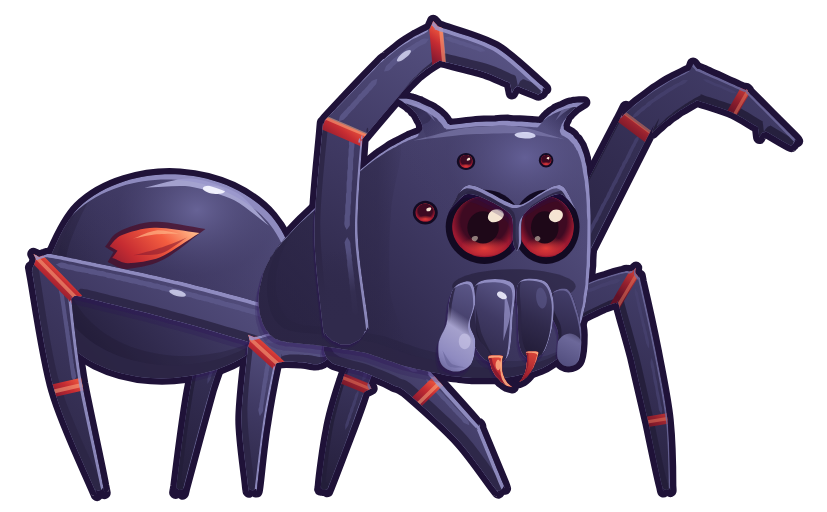

Write Python code to recreate this figure.
# L'araignée bondissante (monstre RAPIDE du clan d'Arachné, terre ; dessin du jeu « mon-arachne-rapide ») redessinée
# en VECTORIEL lisse, dans le style moderne de l'interface (refonte des monstres, demande du propriétaire du
# 27/11/2026, sur le modèle validé de Kael : ../../heros/kael/kael.py ; même clan et même famille que Nyrra, l'araignée
# tisseuse : ../../heros/nyrra/).
#
#   python3 refonte-graphique/ui-moderne/monstres/araignee-bondissante/araignee-bondissante.py
#       → araignee-bondissante.svg + images du jeu (512 et 160 px de haut)
#
# Même créature que le pixel art (refonte-graphique/pixel/hd/monstres/araignee-bondissante.txt) : une petite araignée
# SAUTEUSE noire laquée violacée, ramassée et prête à bondir, trois quarts vers la droite. Corps bas, l'avant relevé ;
# la grande patte arrière proche repliée en Z (cuisse vers l'arrière le long de l'abdomen, genou qui dépasse derrière,
# pied ramené en avant : un ressort chargé) ; les deux pattes avant levées de part et d'autre de la tête comme des bras
# de boxeur, le bout pointé vers l'ennemi, épines dessous ; les autres pattes plantées en éventail (4 de chaque côté :
# les proches devant, plus claires ; les lointaines derrière, plus sombres).
# Tête : la face haute et carrée d'une araignée sauteuse, construite avec ../../heros/visage.py (3/4 léger) : deux
# ÉNORMES yeux principaux sur la même ligne (lentilles rouge sombre, lueur rouge en bas, pupille, éclat en haut à
# droite ; l'oeil du fond un peu plus étroit, en partie derrière l'arête entre les deux), une arcade de chitine qui
# descend vers le milieu (regard méchant), deux petits yeux sur le dessus et un sur le côté (perles rouges), deux touffes
# dressées aux coins de la tête (soudées au crâne), les deux chélicères laquées et deux crochets rouges recourbés l'un
# vers l'autre (le milieu = la « bouche » de visage.py), les pédipalpes pâles et poilus de chaque côté (petits gants).
# Abdomen : ovale laqué, un reflet net en croissant, la pointe de lance rouge (le signe du clan pour la bondissante)
# tournée vers la tête.
#
# Coordonnées = pixels du dessin pixel art (même toile : le point « sol » (64, 116) est le même), pour se poser au même
# endroit dans le jeu. Une seule lumière, en haut à droite ; un seul contour (atelier.py) ; chaque patte est UNE seule
# forme de la hanche à la pointe (outils.patte : jointures fondues, genou pointu, jamais de rond à la jointure).
import math
import os
import subprocess
import sys

HERE = os.path.dirname(os.path.abspath(__file__))
HEROS = os.path.join(HERE, '..', '..', 'heros')
sys.path.insert(0, HERE)
sys.path.insert(0, HEROS)
from atelier import Figure, Mat, sm, lock, ribbon, xf, ellipse, mchain, mT, mR, mS, mapp  # noqa: E402
from outils import patte, norm, geom_shape  # noqa: E402
from visage import placer, verifier  # noqa: E402

ROOT = os.path.abspath(os.path.join(HERE, '..', '..', '..', '..'))
NOM = 'araignee-bondissante'
ID_JEU = 'mon-arachne-rapide'     # l'id du DESSIN dans le jeu : celui des images et de src/game/vecto.ts

# ---------- matières (tons du pixel art, passés à la gamme de l'interface ; les mêmes que Nyrra, même clan) ----------
CHIT = Mat('#9a96cc', '#5e5a8c', '#403a64', '#2c2646', '#1d1730', glint='#e4e6ff')      # chitine (devant)
CHITF = Mat('#6e6a9e', '#46416e', '#322c50', '#241e3a', '#17122a', glint='#b8b8e0')     # chitine des pattes du fond
HAIR = Mat('#8a86bc', '#56508a', '#3a3460', '#26203e', '#17142a')                       # les touffes de poils
RED = Mat('#ffb486', '#f45e40', '#c62c32', '#8a1a30', '#4a0e28')
REDF = Mat('#e87a5e', '#c83c38', '#94202e', '#621228', '#3a0a20')                      # anneaux lie-de-vin (fond)
PALP = Mat('#dcd8f4', '#b0acd8', '#8e8ac0', '#666298', '#48446e', glint='#f4f2ff')     # pédipalpes pâles (poils)
PALPF = Mat('#a8a4d0', '#8682b6', '#6c689a', '#4e4a7a', '#34305a', glint='#d0cdea')
EYE = ('#fff0dc', '#f0403a', '#9a1830', '#3e0a22', '#1e0818')     # éclat, lueur du bas, lentille, lentille sombre, pupille
EYE_DIM = ('#c8505a', '#a02a32', '#6e1226', '#300818', '#1a0614')  # clignement : l'éclat se ternit
SOCK = '#120a22'

GRD = 116.0
FEET = (64.0, 116.0)
FRAME = (4.0, 42.0, 126.0, 78.0)           # la boîte de l'image (x0, y0, largeur, hauteur) en pixels du dessin

# ---------- le visage (../../heros/visage.py) ----------
FACE_BOX = (63.6, 62.5, 93.0, 99.5)        # la face carrée (sans les touffes ni les pattes)
FACE_ARGS = dict(tour=18, az_oeil=20, y_oeil=0.38, l_oeil=0.33, y_nez=0.62, y_bouche=0.9, l_bouche=0.2)
V = placer(FACE_BOX, **FACE_ARGS)
EN = V['oeil_proche']                      # (x, y, largeur)
EF = V['oeil_fond']
MID = V['mediane']
EYE_H = EN[2] * 0.96                       # même hauteur pour les deux yeux (seule la largeur change en 3/4)

# ---------- le squelette ----------
#   breath : souffle 0..1 (le corps se soulève sur ses pattes, les pointes restent plantées) ; sp : déplacement du
#   corps ; rot : le corps se cabre (−) ou plonge (+) autour de PIV ; ab / abr / sw : l'abdomen se déplace, tourne
#   autour de son attache, se gonfle ; plant : {patte: 0..1} la pointe reste plantée (1) ou suit le corps (0, en
#   l'air) ; alt : {patte: {pose: poids}} d'autres poses de pattes (repère du corps), mélangées ; la : {patte levée:
#   (a, b)} la patte tourne de a autour de la hanche et se plie de b au genou ; tw : {patte: (dx, dy)} la pointe bouge ;
#   fang : les crochets s'ouvrent (0..1) ; pG / pD : les pédipalpes frémissent (degrés) ; eyes : les yeux s'embrasent ;
#   blink : l'éclat des yeux se ternit ; pale : elle pâlit (impact).
PIV = (52.0, 92.0)
AB_A = (45.0, 86.0)            # où l'abdomen s'accroche

LEGS = {
    # le fond (plus sombres, derrière) : F1 arrière … F4 avant levée
    'F1': dict(j=[(49.0, 93.0), (38.0, 90.5), (34.6, 101.0), (31.5, 116.0)], w=[4.0, 3.8, 3.2, 1.3], knee=1,
               rings=[(1, 1.2)], far=True, planted=True, wt=[1, 0.7, 0.35, 0]),
    'F2': dict(j=[(60.0, 93.0), (58.0, 100.4), (55.6, 108.0), (53.5, 116.0)], w=[4.0, 3.8, 3.2, 1.3], knee=1,
               rings=[(1, 0.0)], far=True, planted=True, wt=[1, 0.7, 0.35, 0]),
    'F3': dict(j=[(89.0, 90.0), (99.6, 85.4), (102.2, 96.0), (104.2, 106.0), (105.5, 116.0)],
               w=[4.4, 4.2, 3.6, 3.0, 1.3], knee=1, rings=[(1, 0.0), (3, 0.0)], far=True, planted=True,
               wt=[1, 0.75, 0.45, 0.2, 0]),
    'F4': dict(j=[(87.0, 88.0), (100.6, 61.4), (110.0, 54.8), (116.6, 57.4), (124.4, 63.4)],
               w=[5.4, 5.0, 4.6, 4.0, 1.4], knee=2, rings=[(1, 0.0), (3, 0.0)], far=True, planted=False,
               spines=[(3, 0.5)]),
    # devant
    'N1': dict(j=[(49.0, 93.0), (11.6, 83.4), (14.4, 101.0), (19.0, 116.0)], w=[6.4, 5.4, 4.4, 1.5], knee=1,
               rings=[(1, 0.0), (2, 0.0)], far=False, planted=True, wt=[1, 0.55, 0.25, 0]),
    'N2': dict(j=[(52.0, 95.0), (44.0, 95.4), (42.6, 106.0), (42.5, 116.0)], w=[5.0, 4.6, 3.6, 1.4], knee=1,
               rings=[(1, 0.0)], far=False, planted=True, wt=[1, 0.7, 0.3, 0]),
    'N3': dict(j=[(56.0, 95.0), (67.6, 100.0), (75.4, 108.0), (80.0, 116.0)], w=[5.4, 4.8, 3.8, 1.4], knee=1,
               rings=[(1, 2.2)], far=False, planted=True, wt=[1, 0.65, 0.3, 0]),
    'N4': dict(j=[(56.6, 91.0), (55.2, 77.6), (56.2, 62.0), (63.0, 54.4), (70.6, 48.6), (78.4, 51.0), (86.0, 55.6)],
               w=[7.0, 6.6, 6.2, 5.6, 5.0, 4.2, 1.5], knee=4, rings=[(2, 0.0), (4, 0.0)], far=False, planted=False,
               spines=[(5, 0.55)], root=11.0),
}
FAR = ['F1', 'F2', 'F3', 'F4']

# d'autres poses des pattes (repère du corps au repos), à mélanger (P['alt']) : même nombre de jointures
ALT = {
    # en plein vol : les pattes arrière traînent, tendues ; les pattes avant visent la proie
    'trail': {
        'N1': [(47.0, 96.0), (8.0, 92.0), (-1.0, 101.0), (-8.0, 108.0)],
        'N2': [(50.0, 98.0), (40.0, 102.0), (32.0, 107.0), (25.0, 111.0)],
        'N3': [(55.0, 99.5), (66.0, 104.0), (76.0, 108.0), (86.0, 110.0)],
        'F1': [(47.0, 95.0), (33.0, 94.0), (24.0, 101.0), (16.0, 106.0)],
        'F2': [(59.0, 94.0), (52.0, 100.0), (45.0, 105.0), (39.0, 109.0)],
        'F3': [(89.0, 90.0), (102.0, 88.0), (110.0, 96.0), (116.0, 101.0), (121.0, 104.0)],
        'N4': [(56.4, 96.0), (57.2, 80.0), (60.0, 64.0), (72.0, 55.0), (86.0, 55.0), (98.0, 59.0), (110.0, 65.0)],
        'F4': [(87.0, 88.0), (100.6, 62.0), (112.0, 58.0), (124.0, 62.0), (133.0, 70.0)],
    },
    # posée sur la proie : les deux pattes avant plantées dedans (tendues vers l'avant et vers le bas)
    'stab': {
        'N4': [(56.4, 96.0), (58.2, 80.0), (62.0, 64.0), (76.0, 54.0), (92.0, 58.0), (104.0, 66.0), (114.0, 76.0)],
        'F4': [(87.0, 88.0), (102.0, 62.0), (116.0, 60.0), (126.0, 67.0), (131.0, 80.0)],
    },
    # au sommet du grand bond : pattes repliées sous le corps
    'tuck': {
        'N1': [(47.0, 96.0), (8.0, 96.0), (14.0, 106.0), (24.0, 108.0)],
        'N2': [(50.0, 98.0), (40.0, 106.0), (48.0, 111.0), (56.0, 110.0)],
        'N3': [(55.0, 99.5), (66.0, 106.0), (77.0, 108.0), (86.0, 104.0)],
        'F1': [(47.0, 95.0), (32.0, 98.0), (38.0, 105.0), (46.0, 106.0)],
        'F2': [(59.0, 94.0), (55.0, 103.0), (62.0, 108.0), (70.0, 107.0)],
        'F3': [(89.0, 90.0), (104.0, 90.0), (110.0, 99.0), (108.0, 105.0), (104.0, 110.0)],
        'N4': [(56.4, 96.0), (55.7, 81.0), (57.0, 66.0), (65.0, 58.0), (73.0, 56.0), (80.0, 60.0), (85.0, 66.0)],
        'F4': [(87.0, 88.0), (100.0, 66.0), (108.0, 61.0), (114.0, 65.0), (118.0, 72.0)],
    },
    # le plongeon : pattes arrière relevées derrière, pattes avant tendues vers le bas-avant
    'dive': {
        'N1': [(47.0, 96.0), (6.0, 88.0), (-5.0, 92.0), (-13.0, 93.0)],
        'N2': [(50.0, 98.0), (37.0, 101.0), (29.0, 104.0), (21.0, 105.0)],
        'F1': [(47.0, 95.0), (30.0, 89.0), (20.0, 92.0), (12.0, 93.0)],
        'F2': [(59.0, 94.0), (50.0, 97.0), (43.0, 100.0), (36.0, 101.0)],
        'N4': [(56.4, 96.0), (58.2, 80.5), (62.0, 65.0), (76.0, 58.0), (90.0, 64.0), (100.0, 74.0), (108.0, 84.0)],
        'F4': [(87.0, 88.0), (102.0, 64.0), (116.0, 66.0), (124.0, 75.0), (128.0, 87.0)],
    },
    # elle revient en arrière : les pattes se tendent vers le sol pour se poser
    'land': {
        'N1': [(47.0, 96.0), (9.0, 90.0), (6.0, 103.0), (8.0, 113.0)],
        'N2': [(50.0, 98.0), (41.0, 101.0), (37.0, 108.0), (35.0, 115.0)],
        'N3': [(55.0, 99.5), (66.0, 103.0), (71.0, 110.0), (74.0, 116.0)],
        'F1': [(47.0, 95.0), (34.0, 95.0), (28.0, 104.0), (25.0, 112.0)],
        'F2': [(59.0, 94.0), (55.0, 101.0), (51.0, 107.0), (48.0, 113.0)],
        'F3': [(89.0, 90.0), (101.0, 88.0), (104.0, 98.0), (105.0, 106.0), (106.0, 113.0)],
    },
    # la garde qui se charge : les pattes avant dressées et reculées
    'cock': {
        'N4': [(56.4, 96.0), (54.0, 79.5), (53.6, 63.0), (58.0, 54.0), (64.0, 47.4), (71.6, 48.0), (78.0, 51.6)],
        'F4': [(87.0, 88.0), (97.0, 60.6), (105.0, 53.0), (111.6, 54.0), (118.0, 58.6)],
    },
}

REST = dict(breath=0.0, sp=(0.0, 0.0), rot=0.0, ab=(0.0, 0.0), abr=0.0, sw=0.0, plant=None, alt=None, la=None,
            tw=None, fang=0.0, pG=0.0, pD=0.0, eyes=0.0, blink=0.0, pale=0.0)


def add(a, b, k=1.0):
    return (a[0] + b[0] * k, a[1] + b[1] * k)


def lerp(a, b, t):
    return (a[0] + (b[0] - a[0]) * t, a[1] + (b[1] - a[1]) * t)


def rotp(p, c, deg):
    a = math.radians(deg)
    ca, sa = math.cos(a), math.sin(a)
    return (c[0] + (p[0] - c[0]) * ca - (p[1] - c[1]) * sa, c[1] + (p[0] - c[0]) * sa + (p[1] - c[1]) * ca)


def hexmix(a, b, t):
    ha = [int(a[i:i + 2], 16) for i in (1, 3, 5)]
    hb = [int(b[i:i + 2], 16) for i in (1, 3, 5)]
    return '#%02x%02x%02x' % tuple(round(x + (y - x) * t) for x, y in zip(ha, hb))


def leg_joints(name, P, BODY):
    """Les jointures d'une patte dans la pose P (repère du dessin)."""
    L = LEGS[name]
    J = list(L['j'])
    for k, w in ((P['alt'] or {}).get(name) or {}).items():
        if w and name in ALT[k]:
            A = ALT[k][name]
            # la hanche reste à sa place sur le corps (seules les jointures suivantes changent)
            J = [J[0]] + [add(p, (a[0] - r[0], a[1] - r[1]), w) for p, a, r in list(zip(J, A, L['j']))[1:]]
    a, b = ((P['la'] or {}).get(name) or (0.0, 0.0))
    if a or b:
        k = L['knee']
        J = [p if i <= k else rotp(p, J[k], b) for i, p in enumerate(J)]
        J = [rotp(p, J[0], a) for p in J]
    pl = (P['plant'] or {}).get(name, 1.0 if L['planted'] else 0.0)
    if L['planted'] and pl > 0:                         # posée : la pointe reste plantée, les genoux suivent
        out = []
        for p, w in zip(J, L['wt']):
            w2 = 1 - pl * (1 - w)
            out.append(lerp(p, mapp(BODY, p), w2))
        J = out
    else:
        J = [mapp(BODY, p) for p in J]
    tw = (P['tw'] or {}).get(name)
    if tw:
        J[-1] = add(J[-1], tw)
        J[-2] = add(J[-2], tw, 0.4)
    return J


def leg_part(fig, name, J):
    """Une patte : UNE forme, un liseré de lumière le long du dessus, des anneaux rouges, un éclat sur la cuisse."""
    L = LEGS[name]
    far = L['far']
    mat = CHITF if far else CHIT
    rr = REDF if far else RED
    shape, line, idx, out = patte(J, L['w'], knee=L['knee'], spike=0.8 if far else 1.0,
                                  spines=L.get('spines', ()), bulge=0.5)
    det = []
    n = len(line)
    for s in range(len(idx) - 2):
        i0, i1 = idx[s] + 1, idx[s + 1] - 1
        if i1 - i0 < 2:
            continue
        pts = []
        for i in range(i0, i1 + 1):
            a, b = line[max(0, i - 1)], line[min(n - 1, i + 1)]
            u = norm((b[0] - a[0], b[1] - a[1]))
            nv = (-u[1], u[0])
            if nv[0] * 0.6 - nv[1] * 0.8 < 0:
                nv = (-nv[0], -nv[1])
            w = line[i][2] * 0.24
            pts.append((line[i][0] + nv[0] * w, line[i][1] + nv[1] * w))
        wl = (0.8 if not far else 0.55) * (1.0 if s < (L['knee'] or 1) else 0.8)
        det.append((ribbon(pts, [0.1] + [wl] * (len(pts) - 2) + [0.1]), mat.light, 0.8))
    # les anneaux rouges (peints dans la patte : ils en font le tour)
    for (ji, k) in L['rings']:
        i = min(idx[ji] + max(1, int(round(k / 0.7))), idx[-1] - 1) if k else idx[ji]
        a, b = line[max(0, i - 2)], line[min(n - 1, i + 2)]
        u = norm((b[0] - a[0], b[1] - a[1]))
        nv = (-u[1], u[0])
        c = line[i]
        wv = 2.0 if not far else 1.6
        h = 6.0

        def quad(cx, cy, w_):
            return sm([(cx - u[0] * w_ / 2 + nv[0] * h, cy - u[1] * w_ / 2 + nv[1] * h),
                       (cx + u[0] * w_ / 2 + nv[0] * h, cy + u[1] * w_ / 2 + nv[1] * h),
                       (cx + u[0] * w_ / 2 - nv[0] * h, cy + u[1] * w_ / 2 - nv[1] * h),
                       (cx - u[0] * w_ / 2 - nv[0] * h, cy - u[1] * w_ / 2 - nv[1] * h)], sharp=(0, 1, 2, 3), t=0.2)
        det.append((quad(c[0], c[1], wv), ('lin', c[0] + 1.4, c[1] - 1.8, c[0] - 1.4, c[1] + 1.8,
                                           [(0, rr.light), (0.5, rr.base), (1, rr.shadow)]), 1))
        det.append((quad(c[0] + u[0] * wv * 0.22 + 0.3, c[1] + u[1] * wv * 0.22 - 0.4, wv * 0.3), rr.hi, 0.5))
    # un éclat net sur la cuisse
    if not far and L['knee']:
        s = L['knee'] - 1
        i = (idx[s] + idx[s + 1]) // 2
        p = line[i]
        a, b = line[idx[s]], line[idx[s + 1]]
        ang = math.degrees(math.atan2(b[1] - a[1], b[0] - a[0]))
        nv = norm((-(b[1] - a[1]), b[0] - a[0]))
        if nv[0] * 0.6 - nv[1] * 0.8 < 0:
            nv = (-nv[0], -nv[1])
        det.append((ellipse(p[0] + nv[0] * p[2] * 0.2, p[1] + nv[1] * p[2] * 0.2, 1.3, 0.45, ang), mat.glint, 0.75))
    if L.get('root'):
        # la racine se fond dans l'ombre sous la carapace (pas de bout de patte posé contre le corps)
        h0, h1 = J[0], J[1]
        u = norm((h1[0] - h0[0], h1[1] - h0[1]))
        e = (h0[0] + u[0] * L['root'], h0[1] + u[1] * L['root'])
        det.append((shape, ('lin', h0[0], h0[1], e[0], e[1], [(0, '#302a4c', 1), (0.4, '#302a4c', 0.9), (1, '#302a4c', 0)]), 1))
    fig.part(name, shape, mat, cel=1.1 if not far else 0.9, rim=0.5 if not far else 0.32,
             cast=(0.5 if L.get('root') else 1.0) if not far else 0.6,
             details=det)
    return line


def skeleton(P):
    br = P['breath']
    BODY = mchain(mT(P['sp'][0], P['sp'][1] - 0.9 * br), mR(P['rot'], *PIV))
    ABD = mchain(BODY, mT(P['ab'][0], P['ab'][1] + 0.3 * br), mR(P['abr'], *AB_A),
                 mS(1 + 0.03 * P['sw'] + 0.014 * br, 1 + 0.045 * P['sw'] + 0.02 * br, 30.0, 85.0))
    J = {k: leg_joints(k, P, BODY) for k in LEGS}
    return BODY, ABD, J


def poly_of(shape, n=8):
    """Une forme souple → la liste de ses points (chaque courbe de Bézier échantillonnée), pour shapely."""
    from shapely.geometry import Polygon
    s0, segs = shape.subs[0]
    out, p = [], s0
    for c1, c2, q in segs:
        for i in range(n):
            t = i / n
            a, b, c, d = (1 - t) ** 3, 3 * (1 - t) ** 2 * t, 3 * (1 - t) * t * t, t ** 3
            out.append((a * p[0] + b * c1[0] + c * c2[0] + d * q[0], a * p[1] + b * c1[1] + c * c2[1] + d * q[1]))
        p = q
    return Polygon(out).buffer(0)


def head_shape():
    """La carapace (céphalothorax) et sa face carrée, avec les deux touffes dressées aux coins de la tête, soudées au
    crâne en UNE forme (union, creux arrondis à la racine)."""
    ceph = sm([(45.6, 93.4), (43.4, 88.4), (44.8, 82.0), (49.6, 76.0), (56.4, 70.0), (62.6, 65.0), (68.6, 62.0),
               (75.6, 60.7), (83.2, 60.5), (89.0, 61.4), (92.2, 63.8), (93.6, 69.0), (94.0, 77.0), (93.6, 85.6),
               (92.0, 92.4), (88.4, 97.0), (82.0, 99.4), (74.0, 99.4), (66.6, 98.0), (59.6, 95.8), (52.0, 94.6)])
    g = poly_of(ceph)
    # les touffes : des mèches de poils lourdes et pointues, recourbées vers l'extérieur (celle du fond un peu plus
    # courte, décalée en arrière)
    tN = lock((71.2, 63.4), (70.2, 60.0), (67.8, 57.8), (64.6, 57.0), 4.0, n=12, bulge=0.2)
    tF = lock((87.4, 63.0), (88.4, 59.8), (90.4, 58.2), (93.0, 57.6), 3.4, n=12, bulge=0.2)
    for t in (tN, tF):
        g = g.union(poly_of(t))
    g = g.buffer(0.9, quad_segs=8).buffer(-0.9, quad_segs=8)
    return geom_shape(g, sharp_deg=55, simplify=0.03), tN, tF


def build(ow=0.95, pose=None, fx=None, frame=FRAME):
    P = dict(REST, **(pose or {}))
    fig = Figure(*frame, ow=ow)
    BODY, ABD, J = skeleton(P)
    lines = {}

    # ---- les pattes du fond ----
    for k in FAR:
        lines[k] = leg_part(fig, k, J[k])

    # ---- l'abdomen : ovale laqué, la pointe de lance rouge tournée vers la tête, un reflet en croissant ----
    abd = sm([(12.0, 80.4), (16.0, 73.6), (23.0, 69.6), (31.4, 68.6), (39.4, 70.6), (45.4, 75.0), (48.6, 81.6),
              (48.0, 88.6), (43.6, 94.6), (36.0, 98.6), (27.0, 99.6), (18.6, 97.4), (12.8, 92.6), (10.6, 86.4)])
    det = [(abd, ('rad', 34, 74, 22, 18, [(0, '#6a669a', 0.9), (0.55, CHIT.base, 0.35), (1, CHIT.base, 0)]), 1)]
    # le signe : une pointe de lance rouge (inventée), couchée sur la courbe du dos, la pointe vers la tête
    lance = xf(sm([(9.0, 0.0), (2.4, -2.3), (-2.6, -2.2), (-4.8, -0.9), (-3.8, 0.0), (-4.8, 0.9), (-2.6, 2.2),
                   (2.4, 2.3)], sharp=(0, 3, 4, 5), t=0.85), 25.6, 79.4, -12)
    det += [(lance.scale(1.12, 1.32, 26.6, 79.4), RED.deep, 0.75),
            (lance, ('lin', 31, 75, 22, 84, [(0, RED.hi), (0.3, RED.light), (0.7, RED.base), (1, RED.shadow)]), 1),
            (xf(ribbon([(-1.6, 1.2), (2.6, 1.4), (7.0, 0.3)], [0.1, 0.8, 0.1]), 25.6, 79.4, -12), RED.shadow, 0.6),
            (xf(ribbon([(-1.2, -1.3), (2.6, -1.5), (6.0, -0.6)], [0.1, 0.6, 0.1]), 25.6, 79.4, -12), RED.hi, 0.7)]
    # le reflet net (un seul, en croissant le long du dos)
    det += [(ribbon([(26.0, 70.6), (33.0, 69.8), (40.0, 72.0), (45.0, 76.4)], [0.1, 1.3, 1.1, 0.1]), '#b8b6e4', 0.8),
            (ellipse(36.6, 70.9, 1.7, 0.6, 8), '#f4f4ff', 0.95)]
    fig.part('abd', abd, CHIT, grad=(46, 70, 14, 98, [(0, '#5a5686'), (0.45, CHIT.base), (1, '#201a36')]),
             cel=2.0, rim=0.8, cast=0.8, details=det, occl=(CHIT.deep, 0.3, 3.4))
    fig.pose(['abd'], ABD)

    # ---- les pattes posées proches (leurs hanches passent sous le bord de la carapace) ----
    for k in ('N1', 'N2', 'N3'):
        lines[k] = leg_part(fig, k, J[k])

    # ---- la carapace et sa face (une forme, touffes comprises) ----
    head, tN, tF = head_shape()
    mx = lambda y: MID(y)   # noqa: E731  la ligne médiane du visage
    hdet = [(head, ('rad', 84, 66, 20, 16, [(0, '#66629a', 0.85), (0.6, CHIT.base, 0.3), (1, CHIT.base, 0)]), 1),
            # le flanc proche (derrière la face) plus sombre : la face carrée se lit en 3/4
            (sm([(42.0, 96.0), (42.0, 86.0), (50.0, 74.0), (60.0, 66.0), (65.0, 64.0), (63.6, 74.0), (63.4, 86.0),
                 (65.0, 99.0)]), ('lin', 66, 0, 48, 0, [(0, CHIT.shadow, 0.0), (0.25, CHIT.shadow, 0.45), (1, CHIT.shadow, 0.6)]), 1),
            # le bord du dessus de la face (lumière douce) et un reflet net
            (ribbon([(67.0, 63.4), (75.0, 62.0), (83.0, 61.8), (90.0, 63.2)], [0.1, 1.1, 1.1, 0.1]), '#8682b4', 0.6),
            (ellipse(84.0, 62.6, 1.6, 0.5, 2), '#e4e6ff', 0.85),
            # la racine des touffes : les poils foncés naissent de la chitine (fondu, sans bord)
            (tN, ('lin', 70.6, 62.6, 65.0, 57.0, [(0, HAIR.base, 0), (0.45, HAIR.base, 0.8), (1, HAIR.shadow, 1)]), 1),
            (tF, ('lin', 88.0, 62.4, 92.6, 57.6, [(0, HAIR.base, 0), (0.45, HAIR.base, 0.8), (1, HAIR.shadow, 1)]), 1),
            (ribbon([(70.4, 60.6), (68.8, 58.6), (66.4, 57.6)], [0.1, 0.6, 0.1]), HAIR.hi, 0.6),
            (ribbon([(88.6, 60.4), (90.0, 58.8), (91.8, 58.0)], [0.1, 0.5, 0.1]), HAIR.hi, 0.5),
            # l'ombre sous les yeux, où s'attachent les chélicères
            (ellipse(mx(86.0) - 0.4, 85.6, 9.4, 2.6, 0), CHIT.deep, 0.5)]
    fig.part('ceph', head, CHIT, grad=(94, 61, 50, 100, [(0, '#5e5a8c'), (0.45, CHIT.base), (1, '#221c3a')]),
             cel=1.6, rim=0.7, cast=1.0, details=hdet, occl=(CHIT.deep, 0.25, 2.6))
    face = ['ceph']

    def fpart(name, *a, **k):
        fig.part(name, *a, **k)
        face.append(name)

    # le pédipalpe lointain (derrière la chélicère lointaine) : court, poilu, un petit gant pâle au bout
    fpart('palpF', sm([(88.2, 86.6), (90.6, 86.2), (92.0, 89.6), (92.6, 93.0), (92.2, 96.8), (90.6, 97.8),
                       (89.0, 96.6), (89.0, 92.6), (87.8, 89.4)]), CHITF, cel=0.6, rim=0.3, cast=0.5,
          details=[(ellipse(90.8, 95.6, 2.2, 2.8), ('lin', 92, 92, 89, 98, [(0, PALPF.light, 0), (0.3, PALPF.base, 1), (1, PALPF.shadow, 1)]), 1)])
    # les chélicères : deux bulbes de chitine laquée (la lointaine plus étroite) ; un sillon sombre au milieu
    xm = mx(90.0)
    cheF = sm([(xm + 0.6, 85.0), (xm + 4.4, 84.8), (xm + 5.8, 87.6), (xm + 5.6, 92.0), (xm + 4.4, 95.6),
               (xm + 2.4, 96.8), (xm + 0.8, 95.2), (xm + 0.4, 90.0)])
    cheN = sm([(xm - 0.4, 85.2), (xm - 5.2, 84.8), (xm - 6.8, 87.8), (xm - 6.8, 92.4), (xm - 5.4, 96.0),
               (xm - 3.0, 97.4), (xm - 1.0, 96.0), (xm - 0.4, 90.4)])
    fg = P['fang']
    fpart('cheF', cheF, CHIT, grad=(xm + 6, 85, xm, 97, [(0, '#4a4572'), (0.5, '#302a4c'), (1, '#1d1730')]),
          cel=0.6, rim=0.35, cast=0.6,
          details=[(ellipse(xm + 4.0, 87.4, 0.8, 1.6, -8), CHIT.light, 0.6)])
    fpart('cheN', cheN, CHIT, grad=(xm, 85, xm - 7, 97, [(0, CHIT.light), (0.45, CHIT.base), (1, CHIT.shadow)]),
          cel=1.0, rim=0.5, cast=0.8,
          details=[(ribbon([(xm - 1.6, 86.4), (xm - 1.2, 90.0), (xm - 1.8, 94.0)], [0.1, 0.9, 0.1]), CHIT.hi, 0.7),
                   (ellipse(xm - 2.0, 87.0, 0.8, 0.5, 30), '#f0f0ff', 0.9),
                   (ribbon([(xm - 6.0, 89.0), (xm - 5.4, 93.0), (xm - 3.4, 96.4)], [0.1, 0.7, 0.1]), CHIT.deep, 0.5)])
    # les crochets rouges recourbés l'un vers l'autre (ils s'ouvrent pour mordre)
    fangF = lock((xm + 2.6, 95.6), (xm + 2.6, 97.8), (xm + 1.8, 99.4), (xm + 0.6, 100.2), 1.7, n=8, bulge=0.1)
    fangN = lock((xm - 3.0, 96.2), (xm - 3.0, 98.6), (xm - 2.0, 100.4), (xm - 0.4, 101.0), 2.0, n=8, bulge=0.12)
    fpart('fangF', fangF, RED, grad=(xm + 3, 95, xm, 101, [(0, '#e04a3a'), (0.6, '#a82430'), (1, '#6a1228')]),
          cel=0.35, rim=0.25, cast=0.4)
    fpart('fangN', fangN, RED, cel=0.45, rim=0.35, cast=0.5,
          details=[(ellipse(xm - 2.6, 97.6, 0.4, 0.8, 0), RED.hi, 0.8)])

    # les yeux : orbites sombres, lentilles rouge sombre (lueur rouge en bas, pupille, éclat en haut à droite)
    ecol = tuple(hexmix(a, b, P['blink']) for a, b in zip(EYE, EYE_DIM))
    hot = 0.55 * P['eyes']

    def eyepart(name, cx, cy, rx, ry, big=True):
        sh = ellipse(cx, cy, rx, ry)
        det_ = [(sh, ('rad', cx, cy - ry * 0.2, rx * 1.2, ry * 1.2,
                      [(0, ecol[3]), (0.62, ecol[3]), (0.85, hexmix(ecol[2], '#ff5a3a', hot)), (1, ecol[2])]), 1),
                # la lueur rouge du bas de la lentille
                (ellipse(cx, cy + ry * 0.62, rx * 0.72, ry * 0.34), ('rad', cx, cy + ry * 0.7, rx * 0.8, ry * 0.4,
                 [(0, hexmix(ecol[1], '#ffb070', hot)), (1, ecol[1], 0)]), 0.9)]
        if big:
            det_ += [(ellipse(cx - rx * 0.04, cy + ry * 0.02, rx * 0.5, ry * 0.52), ecol[4], 1)]
        det_ += [(ellipse(cx + rx * 0.36, cy - ry * 0.36, rx * 0.26, ry * 0.2, -25), ecol[0], 0.95)]
        if big:
            det_ += [(ellipse(cx - rx * 0.3, cy + ry * 0.38, rx * 0.1, ry * 0.08, -25), ecol[0], 0.5)]
        fpart(name, sh, Mat(ecol[0], ecol[1], ecol[2], ecol[3], ecol[4]), cel=0, rim=0, cast=0, details=det_)

    # les petits yeux : deux sur le dessus, un sur le côté proche (perles rouges dans leur orbite)
    smalls = [(75.0, 66.6, 1.05, 'eyeT1'), (87.2, 66.4, 0.85, 'eyeT2'), (68.8, 74.4, 1.45, 'eyeL')]
    for (cx, cy, r, nm) in smalls:
        fpart('s' + nm, ellipse(cx, cy, r * 1.3, r * 1.25), Mat(SOCK, SOCK, SOCK, SOCK, SOCK), cel=0, rim=0, cast=0)
        eyepart(nm, cx, cy, r, r * 0.95, big=False)
    # les gros yeux (même hauteur, l'oeil du fond un peu plus étroit)
    fpart('sockN', ellipse(EN[0], EN[1], EN[2] / 2 + 1.0, EYE_H / 2 + 1.0), Mat(SOCK, SOCK, SOCK, SOCK, SOCK),
          cel=0, rim=0, cast=0)
    fpart('sockF', ellipse(EF[0], EF[1], EF[2] / 2 + 0.9, EYE_H / 2 + 1.0), Mat(SOCK, SOCK, SOCK, SOCK, SOCK),
          cel=0, rim=0, cast=0)
    eyepart('eyeF', EF[0], EF[1], EF[2] / 2, EYE_H / 2)
    eyepart('eyeN', EN[0], EN[1], EN[2] / 2, EYE_H / 2)
    # l'arcade de chitine : elle descend vers le milieu au-dessus des gros yeux (regard méchant), et l'arête entre
    # les deux yeux (l'oeil du fond passe un peu derrière)
    xb = mx(EN[1])
    yt = EN[1] - EYE_H / 2
    rwN, rwF = EN[2] / 2, EF[2] / 2
    brow = sm([(EN[0] - rwN * 1.12, EN[1] - EYE_H * 0.26), (EN[0] - rwN * 0.55, yt - 0.3), (EN[0] + rwN * 0.15, yt + 0.7),
               (xb - 0.9, yt + 3.0), (xb - 0.6, EN[1] + 2.4), (xb, EN[1] + 3.8), (xb + 0.6, EN[1] + 2.4),
               (xb + 0.9, yt + 3.0), (EF[0] - rwF * 0.15, yt + 0.7), (EF[0] + rwF * 0.55, yt - 0.3),
               (EF[0] + rwF * 1.12, EN[1] - EYE_H * 0.26),
               (EF[0] + rwF * 0.5, yt - 1.7), (xb + 1.4, yt + 0.9), (xb, yt + 1.3), (xb - 1.4, yt + 0.9),
               (EN[0] - rwN * 0.5, yt - 1.7)], sharp=(0, 5, 10), t=0.9)
    fpart('brow', brow, CHIT, grad=(xb + 8, yt - 2, xb - 6, yt + 6, [(0, '#5a5684'), (0.5, CHIT.base), (1, CHIT.shadow)]),
          cel=0.5, rim=0.45, cast=0.9, cast_on=['eyeN', 'eyeF', 'sockN', 'sockF'], outline=False)
    # le pédipalpe proche : court, coudé, poilu, un petit gant pâle au bout (devant la chélicère)
    palpN = sm([(73.4, 85.6), (75.8, 85.0), (76.4, 88.0), (75.6, 91.4), (76.4, 94.0), (75.8, 97.4), (73.4, 98.6),
                (71.2, 97.4), (70.8, 94.4), (72.0, 91.4), (72.4, 88.2)])
    fpart('palpN', palpN, CHIT, cel=0.7, rim=0.4, cast=0.8, cast_on=['cheN', 'ceph', 'cheF'],
          details=[(ribbon([(75.2, 86.4), (75.0, 90.4)], [0.1, 0.6]), CHIT.hi, 0.5),
                   # le gant : les poils pâles du bout (fondus vers le haut, sans bord)
                   (palpN, ('lin', 76, 91.0, 71, 98.6, [(0, PALP.light, 0), (0.25, PALP.light, 0.9), (0.7, PALP.base, 1), (1, PALP.shadow, 1)]), 1),
                   (ellipse(74.8, 94.0, 0.9, 1.2), PALP.hi, 0.45),
                   (ribbon([(71.4, 95.4), (72.6, 97.6), (75.0, 98.0)], [0.1, 0.6, 0.1]), PALP.shadow, 0.6)])
    fig.pose(face, BODY)
    # les crochets s'ouvrent ; les pédipalpes frémissent
    if fg:
        fig.pose(['fangN'], mchain(BODY, mR(26 * fg, xm - 3.0, 96.2)))
        fig.pose(['fangF'], mchain(BODY, mR(-22 * fg, xm + 2.6, 95.6)))
    if P['pG']:
        fig.pose(['palpN'], mchain(BODY, mR(P['pG'], 74.6, 85.6)))
    if P['pD']:
        fig.pose(['palpF'], mchain(BODY, mR(P['pD'], 89.4, 86.4)))

    # ---- la patte avant proche, dressée comme un bras de boxeur (devant la carapace) ----
    lines['N4'] = leg_part(fig, 'N4', J['N4'])

    # les yeux qui s'embrasent
    if P['eyes'] > 0.02:
        e = mapp(BODY, ((EN[0] + EF[0]) / 2, EN[1]))
        fig.over.append('<ellipse cx="%s" cy="%s" rx="%s" ry="%s" fill="%s"/>' % (
            e[0], e[1], 14.0, 8.0, fig.rad(e[0], e[1], 14.0, 8.0, [(0, '#ff6a3a', 0.4 * P['eyes']), (1, '#ff3a2a', 0)])))
    # elle pâlit (impact) : toute la silhouette blanchit un instant
    if P['pale'] > 0.01:
        from atelier import f as fm
        sil = ''.join('<path d="%s"%s/>' % (p.shape.d(), (' transform="matrix(%s)"' % ' '.join(fm(v) for v in p.M)) if p.M != (1, 0, 0, 1, 0, 0) else '')
                      for p in fig.parts)
        fig.over.append('<g fill="#f4f0ff" opacity="%g">%s</g>' % (0.6 * P['pale'], sil))

    fig.ctx = dict(P=P, BODY=BODY, ABD=ABD, J=J, lines=lines,
                   fangs=mapp(BODY, (xm, 100.6)), eyes=mapp(BODY, ((EN[0] + EF[0]) / 2, EN[1])))
    if fx:
        for f_ in fx:
            f_(fig, fig.ctx)
    return fig


def face_check():
    """Le contrôle du visage (../../heros/visage.py) sur les positions RÉELLES du dessin : les deux gros yeux, le
    « nez » (la racine du sillon entre les chélicères, sur la médiane) et la « bouche » (le milieu entre les pointes des
    crochets)."""
    xm = MID(90.0)
    tipF, tipN = (xm + 0.6, 100.2), (xm - 0.4, 101.0)
    m = {'oeil_proche': (EN[0], EN[1], EN[2]), 'oeil_fond': (EF[0], EF[1], EF[2]), 'nez': (xm, 85.0),
         'bouche': ((tipF[0] + tipN[0]) / 2, (tipF[1] + tipN[1]) / 2, 1.0)}
    return verifier(m, FACE_BOX)


def main():
    """araignee-bondissante.svg (grand) et -petit.svg (contour plus épais, pour les cases), puis les images du jeu :
    public/art/vecto/mon-arachne-rapide.webp (512 px de haut) et mon-arachne-rapide-160.webp (160 px de haut)."""
    from PIL import Image
    rendu = os.path.join(HEROS, 'rendu.cjs')
    pub = os.path.join(ROOT, 'public', 'art', 'vecto')
    os.makedirs(pub, exist_ok=True)
    for name, ow, h, out in ((NOM, 0.95, 512, ID_JEU), (NOM + '-petit', 1.35, 160, ID_JEU + '-160')):
        svg = build(ow=ow).svg()
        path = os.path.join(HERE, name + '.svg')
        open(path, 'w').write(svg)
        png = os.path.join(HERE, name + '.png')
        subprocess.run(['node', rendu, path, png, str(h)], check=True)
        Image.open(png).save(os.path.join(pub, out + '.webp'), 'WEBP', quality=90, method=6)
        print('écrit %s.svg (%d ko) → art/vecto/%s.webp' % (name, len(svg) // 1024, out))
    print('contrôle du visage :', face_check() or 'aucun défaut')
    x0, y0, w, h = FRAME
    print('mesures pour src/game/vecto.ts : [largeur, hauteur, x et y des pieds] =', [w, h, FEET[0] - x0, FEET[1] - y0])


if __name__ == '__main__':
    main()
